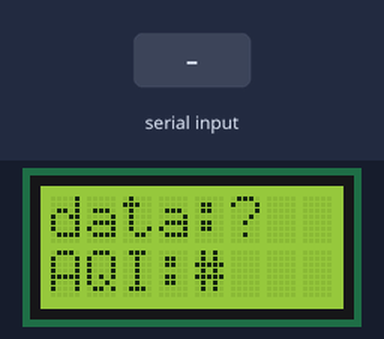
A sketch run on a simulated Arduino Uno, built with avr-gcc and run on an emulated ATmega328P. Parts: 8×2 character LCD. The inputs (shaded band) are chosen by the test bench. What the sketch prints to the serial monitor is not drawn.

Above: at 1.2 s.
1.3 s: "A\n" received over Serial
2.8 s: byte 65 ('A') received over Serial
At 5.1 s:
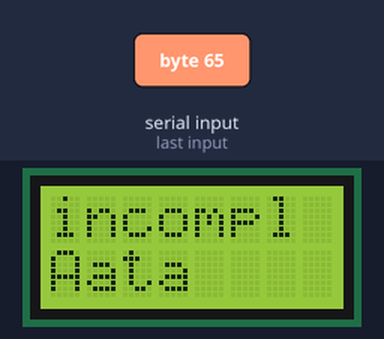
Timing chart, 0 to 6.6 s (numbered marks = the images above; inputs shaded):
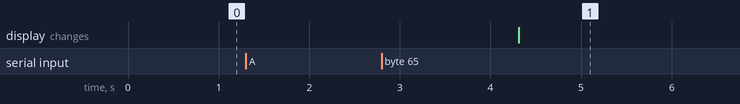

Measured:
- after the input at 1.3 s, every drawn part: stays the same
- after the input at 2.8 s, the display: changes after 1.5 s (image 1)

The sketch:

SerialInput2lcd.ino
```cpp
/*
  SerialInput2lcd -- recv data over serial port (from Proc., time + Air Quality),
  display it with lcd

 */

//  include the library and initialize 8x2 LCD
#include <LiquidCrystal.h>
// initialize new object with the Arduino pins it uses
LiquidCrystal lcd(12,11,4,5,6,7);  // lib configures for 4 pins or 8 via overloads

// init the char arrays for incoming
char arrayT[9] = {'?'}; // one value at [0], others should be null
char arrayA[9] = {'#'};  // same

void setup()
  {
    // initialize serial communication at 9600 bps:
    Serial.begin(9600);
    // set up the LCD's number of columns and rows:
    lcd.begin(8,2);
     //printLiq(); // works here 1st time, not if used later, again, or 1st below
    lcd.clear();  // clear screen and set cursor to (0,0)
    lcd.print("data:");
    lcd.print(arrayT);  // the time string, now just a ?
    lcd.setCursor(0,1);   // second line
    lcd.print("AQI:");
    lcd.print(arrayA);  // the AQI string, just a # now
  }   // end setup

/* or could capture entire stream then parse
                     // .readBytes(buffer,length) puts (length) bytes into (buffer) ch array
  Serial.readBytes(in,Serial.available());  // reads all bytes in Serial buffer
*/
void loop()
{
  while(!Serial.available());  // while no serial input, hold the action, then
  Serial.read();  // reads, clears wake-up byte
  // clear the arrays by reinit after new data (wake up) arrives
  char arrayT[9] = {"incompl"}; // loads value at [0], others should be null
  char arrayA[9] = {"data"};  // same; may show in lcd if incompl data
     // printLiq(); // wont work here, 1st use or not
   Serial.println(" -- wake up recd");  // each new data shows this 3 sec
   delay(3000); // may stop here if only wake up byte sent, lcd print inc. data
  if (Serial.available())  //
   {    // incoming strings, first (time \n) then AQI, each <= 8 data char to print
     delay(10);
     char ch = Serial.read();
     while ((ch != 10) && (ch !=122))  // newline (or z for debug) marks end of time data
       {   //read and put chars into arrayT
       for (byte i=0; i < 9; i++)  // does plain ch[] have string term. \0, null by default
         {
         arrayT[i] = ch; // 1st char received now -> elem[0]

         // Serial.print(" putin arrayT "); Serial.println(ch);
         ch = Serial.read();  // read next one
         delay(10);
         if ((ch == 10) || (ch == 122)) break;  // \n or z is end of time data, so we break
         } // end for                        // to while loop and exit it too
       }  // exit while loop, so ch = \n now ?, so read next char from stream
       Serial.println(" //end while");

      ch = Serial.read();  // next char should be A, start of AQI data
      // if it's not, try next ch
      if (ch != 'A') ch = Serial.read(); // or could use do/while to keep going
      if (ch == 'A')   // starts AQI data, so put it in array
       {  // put A plus next <=7 char into arrayA
        for (byte i = 0; i < 9; i++)  //  fill up 0-8 with something
         {
          if((isAlphaNumeric(ch)) || (isPunct(ch))) arrayA[i] = ch; // no controls etc
            else  // end of data, put spaces in remaining slots, could be any nonprinting
                arrayA[i] = 32;  // put space if not a good char
          // Serial.print(" putin arrayA "); Serial.println(ch,DEC); // as DEC shows ASCII number
          if (!Serial.available()) break; // nuffin left, exit for loop. otherwise read next ch
          ch = Serial.read();  // get next char in stream

          } // end for
       }   // end if A
    }  //end if serial.avail

     // printLiq();  // don't know why it fails here and not in setup
     // print the arrays anyway, just "incompl data" if data writes failed
    lcd.clear();  // clear screen and set cursor to (0,0)
     //lcd.print("pin=");
    lcd.print(arrayT);  // the time string
    lcd.setCursor(0,1);   // second line
     //lcd.print("mV=");
    lcd.print(arrayA);  // the AQI string
    Serial.println("lcd done");
    delay (200);   // five loops / second
}  // end loop


    // print to 2 lines of LCD, if it's present -- won't work except in setup
 void printLiq()      // ? because it's using an external class
    {     // only should get here if new serial data or end of new array fill
    lcd.clear();  // clear screen and set cursor to (0,0)
    //lcd.print("pin=");
    lcd.print(arrayT);  // the time string
    lcd.setCursor(0,1);   // second line
     //lcd.print("mV=");
    lcd.print(arrayA);  // the AQI string
    } // end printL
```
